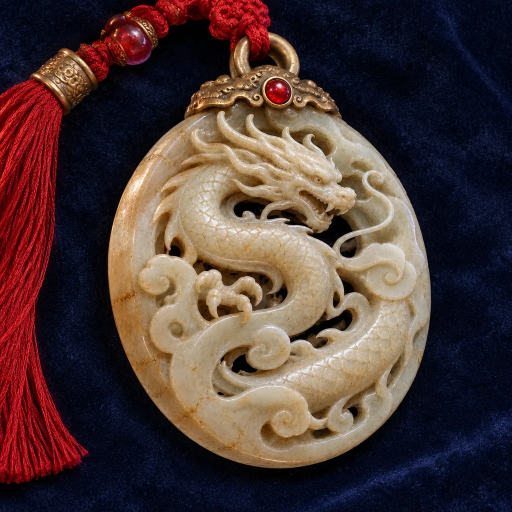
#> input picture assets/appraise/jade.webp, 1024 x 1024 px (shown at 1/2 size)
$ python -i postprocess.py   (imports and definitions only)
#> lines starting #> are read from the running program, lines starting #| are printed output that depends on the picture; after the words box and inside, x2 and y2 are one past the last pixel; in counts of white or black regions, pixels touching at a corner belong together
#!/usr/bin/env python3
"""把 art/raw 下 gpt-image 原图处理成游戏用的 webp，并生成清单 assets/art.js 与联系表。
- 物品：裁掉透明边，按格子大小（每格 256px）居中放进去
- 人物：裁掉透明边（脚落在图底，方便站位），高 1300
- 场景：1536×1024；shop_front 另切出柜台前景 counter_top（柜台线以上透明）
- 设备 512、图标 128
原图没有透明通道时，从四角泛洪抠掉纯色背景（兜底）。
用法：python3 tools/art/postprocess.py [--sheets /tmp/sheets] [--cut 0.8]"""
import hashlib, json, os, subprocess, sys
from PIL import Image, ImageChops, ImageDraw, ImageFilter, ImageFont

HERE = os.path.dirname(os.path.abspath(__file__))
GAME = os.path.normpath(os.path.join(HERE, '../..'))
RAW = os.path.join(GAME, 'art/raw')
sys.path.insert(0, HERE)
from specs import TALL

CELL = 256
SIZES = {'beast_hide': (2, 2), 'xian_robe': (2, 2), 'bronze_mirror': (2, 2), 'soul_banner': (2, 3),
         'sword_std': (1, 3), 'xian_sword': (1, 3), 'iron_corpse': (1, 3), 'puppet_doll': (1, 3), 'corpse_king': (1, 3), 'demon_blade': (1, 3)}
GAME_SIZES = {}
arg = lambda k, d: sys.argv[sys.argv.index(k) + 1] if k in sys.argv else d


# [25 lines left out: functions game_sizes, cells, not called in this run]


def checker_mask(rgb, levels=None):
    """“画出来的透明格”：两种无彩的灰交替。levels 为边缘上实测的两种灰度；返回这类像素的二值图"""
    r, g, b = rgb.split()
    mx, mn = ImageChops.lighter(ImageChops.lighter(r, g), b), ImageChops.darker(ImageChops.darker(r, g), b)
    flat = ImageChops.subtract(mx, mn).point(lambda v: 255 if v <= 10 else 0)
    if levels: near = mx.point(lambda v: 255 if any(abs(v - c) <= 16 for c in levels) else 0)
    else: near = mx.point(lambda v: 255 if v >= 190 else 0)
    # 先闭运算补上压缩噪点留下的小缺口，泛洪才不会在格子里断开
    return ImageChops.multiply(flat, near).filter(ImageFilter.MaxFilter(3)).filter(ImageFilter.MinFilter(3))


def border_levels(rgb, border):
    """边缘上无彩像素的两种主要灰度（格子的深浅两色）"""
    vals = []
    for p in border:
        c = rgb.getpixel(p)
        if max(c) - min(c) <= 10: vals.append(max(c))
    if len(vals) < len(border) * 0.6: return None
    vals.sort()
    split = (vals[0] + vals[-1]) / 2
    lo, hi = [v for v in vals if v <= split], [v for v in vals if v > split]
    return [sum(x) / len(x) for x in (lo, hi) if x]


# [18 lines left out: function enclosed_checker, not called in this run]


def ensure_alpha(im, enclosed=False):
    im = im.convert('RGBA')
    if im.getchannel('A').getextrema()[0] < 250: return im
    w, h = im.size
    rgb = im.convert('RGB')
    border = [(x, y) for x in range(0, w, 16) for y in (0, h - 1)] + [(x, y) for y in range(0, h, 16) for x in (0, w - 1)]
    levels = border_levels(rgb, border)
    m = checker_mask(rgb, levels)
    if sum(m.getpixel(p) for p in border) / 255 > len(border) * 0.6:
        # 模型把透明底画成了灰白格子：只抠与边缘连通的格子，人物身上的白发白衣不受影响
        for p in border:
            if m.getpixel(p) == 255: ImageDraw.floodfill(m, p, 128, thresh=0)
        # 只给人物立绘抠围住的格子：物品图上的灰白斑纹会被误认
        # 真格子是两种浅灰（实测差 12–60）；两种“灰”几乎一样（差不到 8，模型给了一整片纯黑、纯白底）就不是格子，
        # 偏暗的（浅的那格不到 150）更不是——这时再去抠围住的“格子”，会把黑发、深色衣裳当成格子挖成窟窿
        if enclosed and levels and len(levels) == 2 and levels[1] - levels[0] >= 8 and levels[1] >= 150: enclosed_checker(m, rgb, levels)
        bg = m.point(lambda v: 255 if v == 128 else 0).filter(ImageFilter.MaxFilter(5))
    else:
        # 纯色底：四角泛洪
        tmp = rgb.copy()
        for corner in [(0, 0), (w - 1, 0), (0, h - 1), (w - 1, h - 1)]:
            ImageDraw.floodfill(tmp, corner, (255, 0, 254), thresh=28)
        r, g, b = tmp.split()
        bg = ImageChops.multiply(ImageChops.multiply(r.point(lambda v: 255 if v == 255 else 0), g.point(lambda v: 255 if v == 0 else 0)),
                                 b.point(lambda v: 255 if v == 254 else 0))
    im.putalpha(ImageChops.invert(bg).filter(ImageFilter.GaussianBlur(1)))
    return im


def trim(im, pad=0):
    bb = im.getchannel('A').point(lambda v: 255 if v > 10 else 0).getbbox()
    return im.crop(bb) if bb else im


# [7 lines left out: function fit, not called in this run]


def save(im, dir, name, q=82):
    os.makedirs(os.path.join(GAME, 'assets', dir), exist_ok=True)
    im.save(os.path.join(GAME, 'assets', dir, f'{name}.webp'), 'WEBP', quality=q, method=6)


# [79 lines left out: functions process, sheets, not called in this run]


# [3 lines not run here, left out]

>>> from PIL import Image
>>> picture = Image.open('../../assets/appraise/jade.webp')
#> picture is the input picture: PIL image 1024x1024 RGB; mean R, G, B 78.9, 58.5, 55.6
>>> result = ensure_alpha(picture)
#> the loop in border_levels, `for p in border:` made 256 passes
#> c on passes 1 to 3: (3, 9, 29), (22, 28, 61), (7, 11, 30)
#> after the loop in border_levels, `for p in border:`: vals = [10, 14, 8, 7, 6, 13, 3, 12]
#> in checker_mask, `mx, mn = ImageChops.lighter(ImageChops.lighter(r, g), b), ImageChops.d..`:
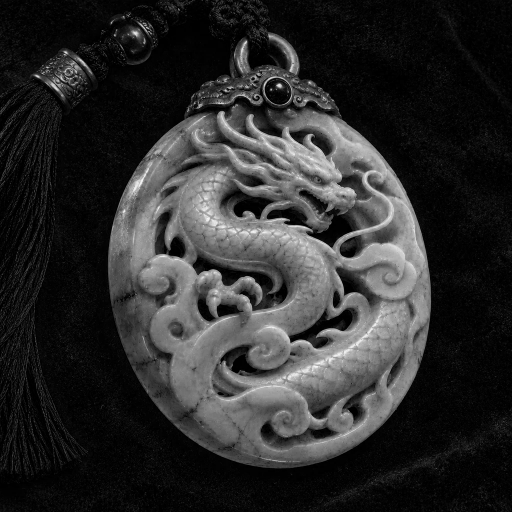
#> mn: PIL image 1024x1024 L (shown at 1/2 size); min 0, max 252, mean 44.5
#> in checker_mask, `flat = ImageChops.subtract(mx, mn).point(lambda v: 255 if v <= 10 else..`:
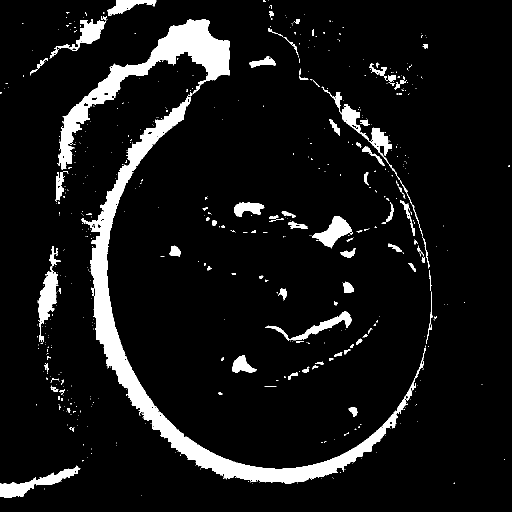
#> flat: PIL image 1024x1024 L (shown at 1/2 size); 8.1% white; 606 white regions (510 under 20 px), largest, box (x1, y1, x2, y2) and area: (115, 38, 851, 967) 55900, (643, 173, 845, 472) 3184, (75, 492, 122, 684) 3054
#> in checker_mask, `else: near = mx.point(lambda v: 255 if v >= 190 else 0)`: near: PIL image 1024x1024 L; 9.8% white; 2819 white regions (2602 under 20 px), largest, box (x1, y1, x2, y2) and area: (428, 602, 811, 850) 15766, (371, 349, 675, 583) 14964, (434, 222, 713, 408) 13805
#> in checker_mask, `return ImageChops.multiply(flat, near).filter(ImageFilter.MaxFilter(3)..`: returned value: PIL image 1024x1024 L; 0.3% white; 125 white regions (88 under 20 px), largest, box (x1, y1, x2, y2) and area: (530, 651, 579, 681) 280, (763, 405, 787, 448) 218, (776, 487, 804, 504) 179
#> after the loop in ensure_alpha, `for corner in [(0, 0), (w - 1, 0), (0, h - 1), (w - 1, h - 1)]:`:
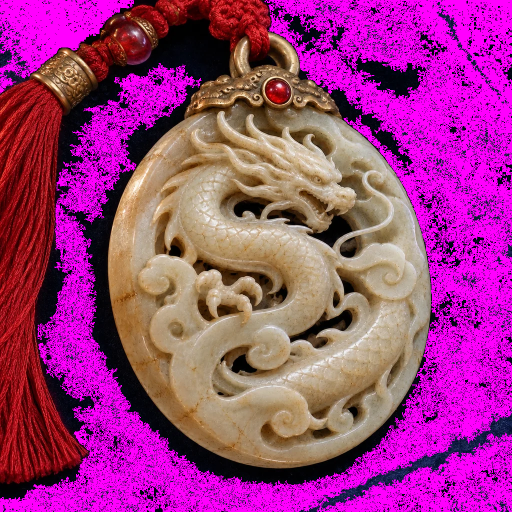
#> tmp: PIL image 1024x1024 RGB (shown at 1/2 size); mean R, G, B 159.3, 55.2, 128
#> in ensure_alpha, `r, g, b = tmp.split()`:
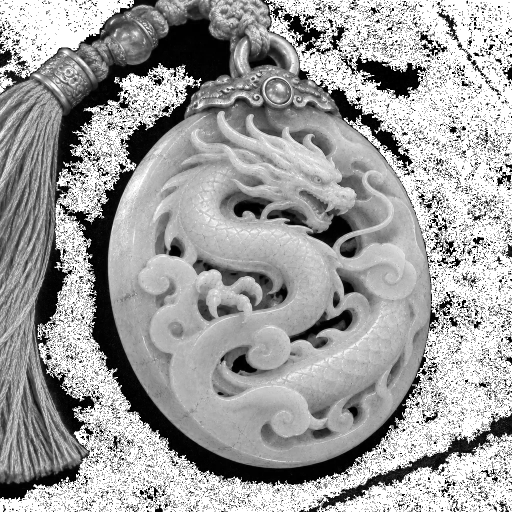
#> r: PIL image 1024x1024 L (shown at 1/2 size); min 0, max 255, mean 159.3
#> in ensure_alpha, `r, g, b = tmp.split()`:
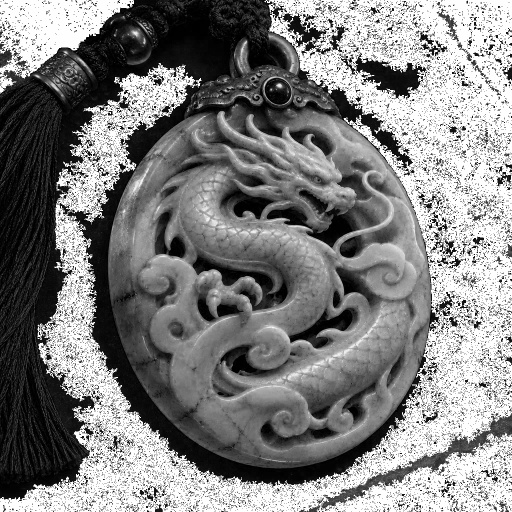
#> b: PIL image 1024x1024 L (shown at 1/2 size); min 0, max 254, mean 128
#> in ensure_alpha, `bg = ImageChops.multiply(ImageChops.multiply(r.point(lambda v: 255 if ..`:
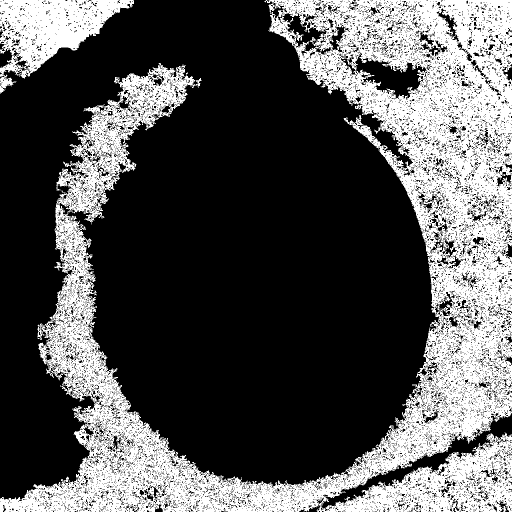
#> bg: PIL image 1024x1024 L (shown at 1/2 size); 32.2% white; 2 white regions, box (x1, y1, x2, y2) and area: (0, 0, 1024, 1024) 314841, (0, 0, 268, 187) 22816
#> in ensure_alpha, `im.putalpha(ImageChops.invert(bg).filter(ImageFilter.GaussianBlur(1)))`:
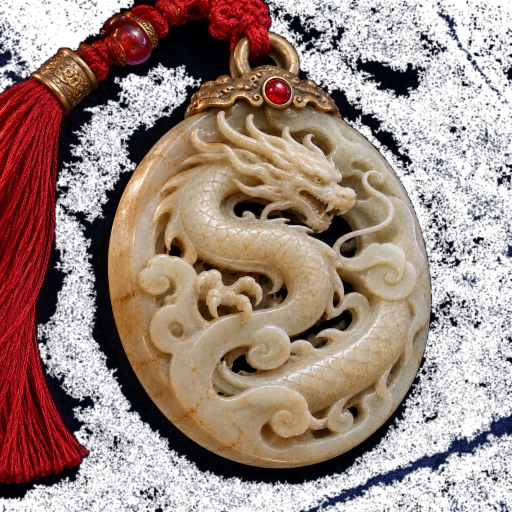
#> im: PIL image 1024x1024 RGBA (shown at 1/2 size); mean R, G, B, A 78.9, 58.5, 55.6, 172.7; transparent parts drawn white
